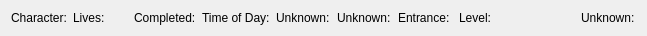
<?xml version="1.0" encoding="UTF-8"?>
<ui version="4.0">
 <class>SAAdventure</class>
 <widget class="QWidget" name="SAAdventure">
  <property name="geometry">
   <rect>
    <x>0</x>
    <y>0</y>
    <width>647</width>
    <height>36</height>
   </rect>
  </property>
  <layout class="QVBoxLayout" name="vboxMain">
   <item>
    <layout class="QHBoxLayout" name="hboxCharacter"/>
   </item>
   <item>
    <layout class="QGridLayout" name="gridLevels">
     <item row="0" column="2">
      <widget class="QLabel" name="lblCompleted">
       <property name="text">
        <string>Completed:</string>
       </property>
       <property name="textFormat">
        <enum>Qt::PlainText</enum>
       </property>
      </widget>
     </item>
     <item row="0" column="3">
      <widget class="QLabel" name="lblTimeOfDay">
       <property name="text">
        <string>Time of Day:</string>
       </property>
       <property name="textFormat">
        <enum>Qt::PlainText</enum>
       </property>
      </widget>
     </item>
     <item row="20" column="0" colspan="10">
      <spacer name="vspcSpacer">
       <property name="orientation">
        <enum>Qt::Vertical</enum>
       </property>
       <property name="sizeHint" stdset="0">
        <size>
         <width>20</width>
         <height>40</height>
        </size>
       </property>
      </spacer>
     </item>
     <item row="0" column="1">
      <widget class="QLabel" name="lblLives">
       <property name="text">
        <string>Lives:</string>
       </property>
       <property name="textFormat">
        <enum>Qt::PlainText</enum>
       </property>
      </widget>
     </item>
     <item row="0" column="5">
      <widget class="QLabel" name="lblUnknown2">
       <property name="text">
        <string>Unknown:</string>
       </property>
       <property name="textFormat">
        <enum>Qt::PlainText</enum>
       </property>
      </widget>
     </item>
     <item row="0" column="6">
      <widget class="QLabel" name="lblEntrance">
       <property name="text">
        <string>Entrance:</string>
       </property>
       <property name="textFormat">
        <enum>Qt::PlainText</enum>
       </property>
      </widget>
     </item>
     <item row="0" column="4">
      <widget class="QLabel" name="lblUnknown1">
       <property name="text">
        <string>Unknown:</string>
       </property>
       <property name="textFormat">
        <enum>Qt::PlainText</enum>
       </property>
      </widget>
     </item>
     <item row="0" column="9">
      <widget class="QLabel" name="lblUnknown3">
       <property name="text">
        <string>Unknown:</string>
       </property>
       <property name="textFormat">
        <enum>Qt::PlainText</enum>
       </property>
      </widget>
     </item>
     <item row="0" column="0">
      <widget class="QLabel" name="lblCharacter">
       <property name="text">
        <string>Character:</string>
       </property>
       <property name="textFormat">
        <enum>Qt::PlainText</enum>
       </property>
      </widget>
     </item>
     <item row="0" column="7">
      <widget class="QLabel" name="lblLevel">
       <property name="text">
        <string>Level:</string>
       </property>
       <property name="textFormat">
        <enum>Qt::PlainText</enum>
       </property>
      </widget>
     </item>
     <item row="0" column="8">
      <widget class="QLabel" name="lblAct">
       <property name="text">
        <string notr="true"/>
       </property>
       <property name="textFormat">
        <enum>Qt::PlainText</enum>
       </property>
      </widget>
     </item>
    </layout>
   </item>
  </layout>
 </widget>
 <resources/>
 <connections/>
</ui>
